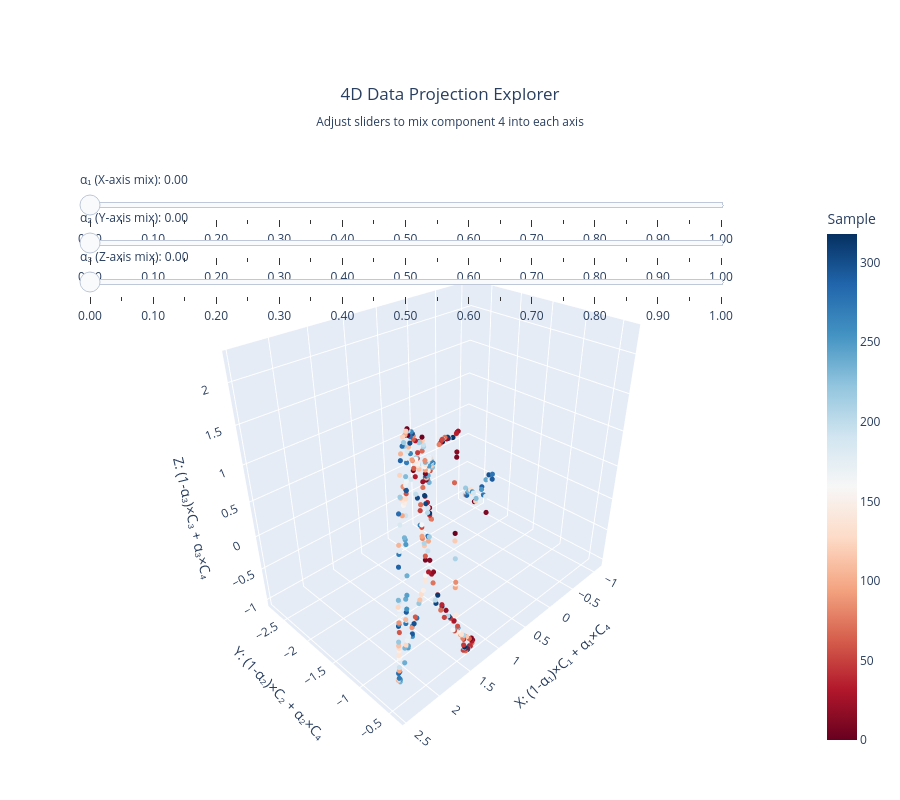

This figure's notebook cell:
### Code cell
import numpy as np
import plotly.graph_objects as go

# # Generate example 4D data (samples, 4)
# # Replace this with your actual data
# np.random.seed(42)
# n_samples = 500
# data = np.random.randn(n_samples, 4)

# # Add some structure to make it interesting
# t = np.linspace(0, 4*np.pi, n_samples)
# data[:, 0] = np.cos(t) + 0.3*np.random.randn(n_samples)
# data[:, 1] = np.sin(t) + 0.3*np.random.randn(n_samples)
# data[:, 2] = t/10 + 0.2*np.random.randn(n_samples)
# data[:, 3] = np.cos(2*t) + 0.3*np.random.randn(n_samples)

n_samples = ddata.shape[0]

# Extract components
c1, c2, c3, c4 = ddata[:, 0], ddata[:, 1], ddata[:, 2], ddata[:, 3]

# Create frames for different slider combinations
n_steps = 21  # Number of steps for each slider (0.0 to 1.0 in steps of 0.05)
alphas = np.linspace(0, 1, n_steps)

# We'll create frames for each combination of the three sliders
# For efficiency, we'll pre-compute key combinations and use sliders to select them
frames = []
frame_data = []

# Generate a reasonable subset of combinations
# Full grid would be 21^3 = 9261 frames which is too many
# Instead, we'll use the sliders to update via traces
for i, a1 in enumerate(alphas):
    for j, a2 in enumerate(alphas):
        for k, a3 in enumerate(alphas):
            # Calculate projected values
            val_1 = (1 - a1) * c1 + a1 * c4
            val_2 = (1 - a2) * c2 + a2 * c4
            val_3 = (1 - a3) * c3 + a3 * c4
            
            frame_name = f"a1_{i}_a2_{j}_a3_{k}"
            frame_data.append({
                'name': frame_name,
                'x': val_1,
                'y': val_2,
                'z': val_3,
                'a1': a1,
                'a2': a2,
                'a3': a3
            })

# Create initial plot (a1=a2=a3=0, showing components 1,2,3)
initial_x = c1
initial_y = c2
initial_z = c3

fig = go.Figure()

# Add the scatter trace
fig.add_trace(go.Scatter3d(
    x=initial_x,
    y=initial_y,
    z=initial_z,
    mode='markers',
    marker=dict(
        size=3,
        color=np.arange(n_samples),  # Color by sample index
        colorscale='RdBu',
        showscale=True,
        colorbar=dict(title="Sample")
    ),
    name='4D Projection'
))

# Create slider steps for each of the three parameters
steps_a1 = []
steps_a2 = []
steps_a3 = []

# Generate all combinations for the sliders
for i, a1 in enumerate(alphas):
    val_1 = (1 - a1) * c1 + a1 * c4
    steps_a1.append(dict(
        method="restyle",
        args=[{"x": [val_1]}, [0]],
        label=f"{a1:.2f}"
    ))

for j, a2 in enumerate(alphas):
    val_2 = (1 - a2) * c2 + a2 * c4
    steps_a2.append(dict(
        method="restyle",
        args=[{"y": [val_2]}, [0]],
        label=f"{a2:.2f}"
    ))

for k, a3 in enumerate(alphas):
    val_3 = (1 - a3) * c3 + a3 * c4
    steps_a3.append(dict(
        method="restyle",
        args=[{"z": [val_3]}, [0]],
        label=f"{a3:.2f}"
    ))

# Add sliders
sliders = [
    dict(
        active=0,
        yanchor="top",
        y=1.15,
        xanchor="left",
        x=0.0,
        currentvalue=dict(
            prefix="α₁ (X-axis mix): ",
            visible=True,
            xanchor="left"
        ),
            # Center the slider with 50% width
            'x': 0.25,
            'len': 0.5,
            'xanchor': 'left',
        pad=dict(b=10, t=50),
        steps=steps_a1
    ),
    dict(
        active=0,
        yanchor="top",
        y=1.08,
        xanchor="left",
        x=0.0,
        currentvalue=dict(
            prefix="α₂ (Y-axis mix): ",
            visible=True,
            xanchor="left"
        ),
        pad=dict(b=10, t=50),
        len=0.9,
        steps=steps_a2
    ),
    dict(
        active=0,
        yanchor="top",
        y=1.01,
        xanchor="left",
        x=0.0,
        currentvalue=dict(
            prefix="α₃ (Z-axis mix): ",
            visible=True,
            xanchor="left"
        ),
        pad=dict(b=10, t=50),
        len=0.9,
        steps=steps_a3
    )
]

fig.update_layout(
    sliders=sliders,
    scene=dict(
        xaxis_title='X: (1-α₁)×C₁ + α₁×C₄',
        yaxis_title='Y: (1-α₂)×C₂ + α₂×C₄',
        zaxis_title='Z: (1-α₃)×C₃ + α₃×C₄',
        camera=dict(
            eye=dict(x=1.5, y=1.5, z=1.3)
        )
    ),
    title=dict(
        text='4D Data Projection Explorer<br><sub>Adjust sliders to mix component 4 into each axis</sub>',
        x=0.5,
        xanchor='center'
    ),
    height=800,
    margin=dict(t=200, b=50)
)

fig.show()
# Save to HTML
# fig.write_html('4d_projection_explorer.html')


print("Interactive 4D projection explorer saved!")
print("\nHow to use:")
print("- α=0: Shows original component on that axis")
print("- α=1: Shows component 4 on that axis")
print("- α∈(0,1): Linear interpolation between the two")
print("\nAdjust the three sliders independently to explore different 3D projections of your 4D data.")

### Figure 1 — Plotly figure (JSON) as saved in the notebook; plotly's stock layout.template omitted (floating-point values rounded to 4 significant figures; data arrays with more than 128 entries replaced by an {"elided": "..."} marker saying what was removed)
{"data": [{"marker": {"color": {"elided": "319 int values"}, "colorbar": {"title": {"text": "Sample"}}, "colorscale": [[0, "rgb(103,0,31)"], [0.1, "rgb(178,24,43)"], [0.2, "rgb(214,96,77)"], [0.3, "rgb(244,165,130)"], [0.4, "rgb(253,219,199)"], [0.5, "rgb(247,247,247)"], [0.6, "rgb(209,229,240)"], [0.7, "rgb(146,197,222)"], [0.8, "rgb(67,147,195)"], [0.9, "rgb(33,102,172)"], [1, "rgb(5,48,97)"]], "showscale": true, "size": 3}, "mode": "markers", "name": "4D Projection", "type": "scatter3d", "x": {"elided": "319 float values"}, "y": {"elided": "319 float values"}, "z": {"elided": "319 float values"}}], "layout": {"height": 800, "margin": {"b": 50, "t": 200}, "scene": {"camera": {"eye": {"x": 1.5, "y": 1.5, "z": 1.3}}, "xaxis": {"title": {"text": "X: (1-α₁)×C₁ + α₁×C₄"}}, "yaxis": {"title": {"text": "Y: (1-α₂)×C₂ + α₂×C₄"}}, "zaxis": {"title": {"text": "Z: (1-α₃)×C₃ + α₃×C₄"}}}, "sliders": [{"active": 0, "currentvalue": {"prefix": "α₁ (X-axis mix): ", "visible": true, "xanchor": "left"}, "len": 0.9, "pad": {"b": 10, "t": 50}, "steps": [{"args": [{"x": {"elided": "1x319 float values"}}, [0]], "label": "0.00", "method": "restyle"}, {"args": [{"x": {"elided": "1x319 float values"}}, [0]], "label": "0.05", "method": "restyle"}, {"args": [{"x": {"elided": "1x319 float values"}}, [0]], "label": "0.10", "method": "restyle"}, {"args": [{"x": {"elided": "1x319 float values"}}, [0]], "label": "0.15", "method": "restyle"}, {"args": [{"x": {"elided": "1x319 float values"}}, [0]], "label": "0.20", "method": "restyle"}, {"args": [{"x": {"elided": "1x319 float values"}}, [0]], "label": "0.25", "method": "restyle"}, {"args": [{"x": {"elided": "1x319 float values"}}, [0]], "label": "0.30", "method": "restyle"}, {"args": [{"x": {"elided": "1x319 float values"}}, [0]], "label": "0.35", "method": "restyle"}, {"args": [{"x": {"elided": "1x319 float values"}}, [0]], "label": "0.40", "method": "restyle"}, {"args": [{"x": {"elided": "1x319 float values"}}, [0]], "label": "0.45", "method": "restyle"}, {"args": [{"x": {"elided": "1x319 float values"}}, [0]], "label": "0.50", "method": "restyle"}, {"args": [{"x": {"elided": "1x319 float values"}}, [0]], "label": "0.55", "method": "restyle"}, {"args": [{"x": {"elided": "1x319 float values"}}, [0]], "label": "0.60", "method": "restyle"}, {"args": [{"x": {"elided": "1x319 float values"}}, [0]], "label": "0.65", "method": "restyle"}, {"args": [{"x": {"elided": "1x319 float values"}}, [0]], "label": "0.70", "method": "restyle"}, {"args": [{"x": {"elided": "1x319 float values"}}, [0]], "label": "0.75", "method": "restyle"}, {"args": [{"x": {"elided": "1x319 float values"}}, [0]], "label": "0.80", "method": "restyle"}, {"args": [{"x": {"elided": "1x319 float values"}}, [0]], "label": "0.85", "method": "restyle"}, {"args": [{"x": {"elided": "1x319 float values"}}, [0]], "label": "0.90", "method": "restyle"}, {"args": [{"x": {"elided": "1x319 float values"}}, [0]], "label": "0.95", "method": "restyle"}, {"args": [{"x": {"elided": "1x319 float values"}}, [0]], "label": "1.00", "method": "restyle"}], "x": 0, "xanchor": "left", "y": 1.15, "yanchor": "top"}, {"active": 0, "currentvalue": {"prefix": "α₂ (Y-axis mix): ", "visible": true, "xanchor": "left"}, "len": 0.9, "pad": {"b": 10, "t": 50}, "steps": [{"args": [{"y": {"elided": "1x319 float values"}}, [0]], "label": "0.00", "method": "restyle"}, {"args": [{"y": {"elided": "1x319 float values"}}, [0]], "label": "0.05", "method": "restyle"}, {"args": [{"y": {"elided": "1x319 float values"}}, [0]], "label": "0.10", "method": "restyle"}, {"args": [{"y": {"elided": "1x319 float values"}}, [0]], "label": "0.15", "method": "restyle"}, {"args": [{"y": {"elided": "1x319 float values"}}, [0]], "label": "0.20", "method": "restyle"}, {"args": [{"y": {"elided": "1x319 float values"}}, [0]], "label": "0.25", "method": "restyle"}, {"args": [{"y": {"elided": "1x319 float values"}}, [0]], "label": "0.30", "method": "restyle"}, {"args": [{"y": {"elided": "1x319 float values"}}, [0]], "label": "0.35", "method": "restyle"}, {"args": [{"y": {"elided": "1x319 float values"}}, [0]], "label": "0.40", "method": "restyle"}, {"args": [{"y": {"elided": "1x319 float values"}}, [0]], "label": "0.45", "method": "restyle"}, {"args": [{"y": {"elided": "1x319 float values"}}, [0]], "label": "0.50", "method": "restyle"}, {"args": [{"y": {"elided": "1x319 float values"}}, [0]], "label": "0.55", "method": "restyle"}, {"args": [{"y": {"elided": "1x319 float values"}}, [0]], "label": "0.60", "method": "restyle"}, {"args": [{"y": {"elided": "1x319 float values"}}, [0]], "label": "0.65", "method": "restyle"}, {"args": [{"y": {"elided": "1x319 float values"}}, [0]], "label": "0.70", "method": "restyle"}, {"args": [{"y": {"elided": "1x319 float values"}}, [0]], "label": "0.75", "method": "restyle"}, {"args": [{"y": {"elided": "1x319 float values"}}, [0]], "label": "0.80", "method": "restyle"}, {"args": [{"y": {"elided": "1x319 float values"}}, [0]], "label": "0.85", "method": "restyle"}, {"args": [{"y": {"elided": "1x319 float values"}}, [0]], "label": "0.90", "method": "restyle"}, {"args": [{"y": {"elided": "1x319 float values"}}, [0]], "label": "0.95", "method": "restyle"}, {"args": [{"y": {"elided": "1x319 float values"}}, [0]], "label": "1.00", "method": "restyle"}], "x": 0, "xanchor": "left", "y": 1.08, "yanchor": "top"}, {"active": 0, "currentvalue": {"prefix": "α₃ (Z-axis mix): ", "visible": true, "xanchor": "left"}, "len": 0.9, "pad": {"b": 10, "t": 50}, "steps": [{"args": [{"z": {"elided": "1x319 float values"}}, [0]], "label": "0.00", "method": "restyle"}, {"args": [{"z": {"elided": "1x319 float values"}}, [0]], "label": "0.05", "method": "restyle"}, {"args": [{"z": {"elided": "1x319 float values"}}, [0]], "label": "0.10", "method": "restyle"}, {"args": [{"z": {"elided": "1x319 float values"}}, [0]], "label": "0.15", "method": "restyle"}, {"args": [{"z": {"elided": "1x319 float values"}}, [0]], "label": "0.20", "method": "restyle"}, {"args": [{"z": {"elided": "1x319 float values"}}, [0]], "label": "0.25", "method": "restyle"}, {"args": [{"z": {"elided": "1x319 float values"}}, [0]], "label": "0.30", "method": "restyle"}, {"args": [{"z": {"elided": "1x319 float values"}}, [0]], "label": "0.35", "method": "restyle"}, {"args": [{"z": {"elided": "1x319 float values"}}, [0]], "label": "0.40", "method": "restyle"}, {"args": [{"z": {"elided": "1x319 float values"}}, [0]], "label": "0.45", "method": "restyle"}, {"args": [{"z": {"elided": "1x319 float values"}}, [0]], "label": "0.50", "method": "restyle"}, {"args": [{"z": {"elided": "1x319 float values"}}, [0]], "label": "0.55", "method": "restyle"}, {"args": [{"z": {"elided": "1x319 float values"}}, [0]], "label": "0.60", "method": "restyle"}, {"args": [{"z": {"elided": "1x319 float values"}}, [0]], "label": "0.65", "method": "restyle"}, {"args": [{"z": {"elided": "1x319 float values"}}, [0]], "label": "0.70", "method": "restyle"}, {"args": [{"z": {"elided": "1x319 float values"}}, [0]], "label": "0.75", "method": "restyle"}, {"args": [{"z": {"elided": "1x319 float values"}}, [0]], "label": "0.80", "method": "restyle"}, {"args": [{"z": {"elided": "1x319 float values"}}, [0]], "label": "0.85", "method": "restyle"}, {"args": [{"z": {"elided": "1x319 float values"}}, [0]], "label": "0.90", "method": "restyle"}, {"args": [{"z": {"elided": "1x319 float values"}}, [0]], "label": "0.95", "method": "restyle"}, {"args": [{"z": {"elided": "1x319 float values"}}, [0]], "label": "1.00", "method": "restyle"}], "x": 0, "xanchor": "left", "y": 1.01, "yanchor": "top"}], "title": {"text": "4D Data Projection Explorer<br><sub>Adjust sliders to mix component 4 into each axis</sub>", "x": 0.5, "xanchor": "center"}}}
